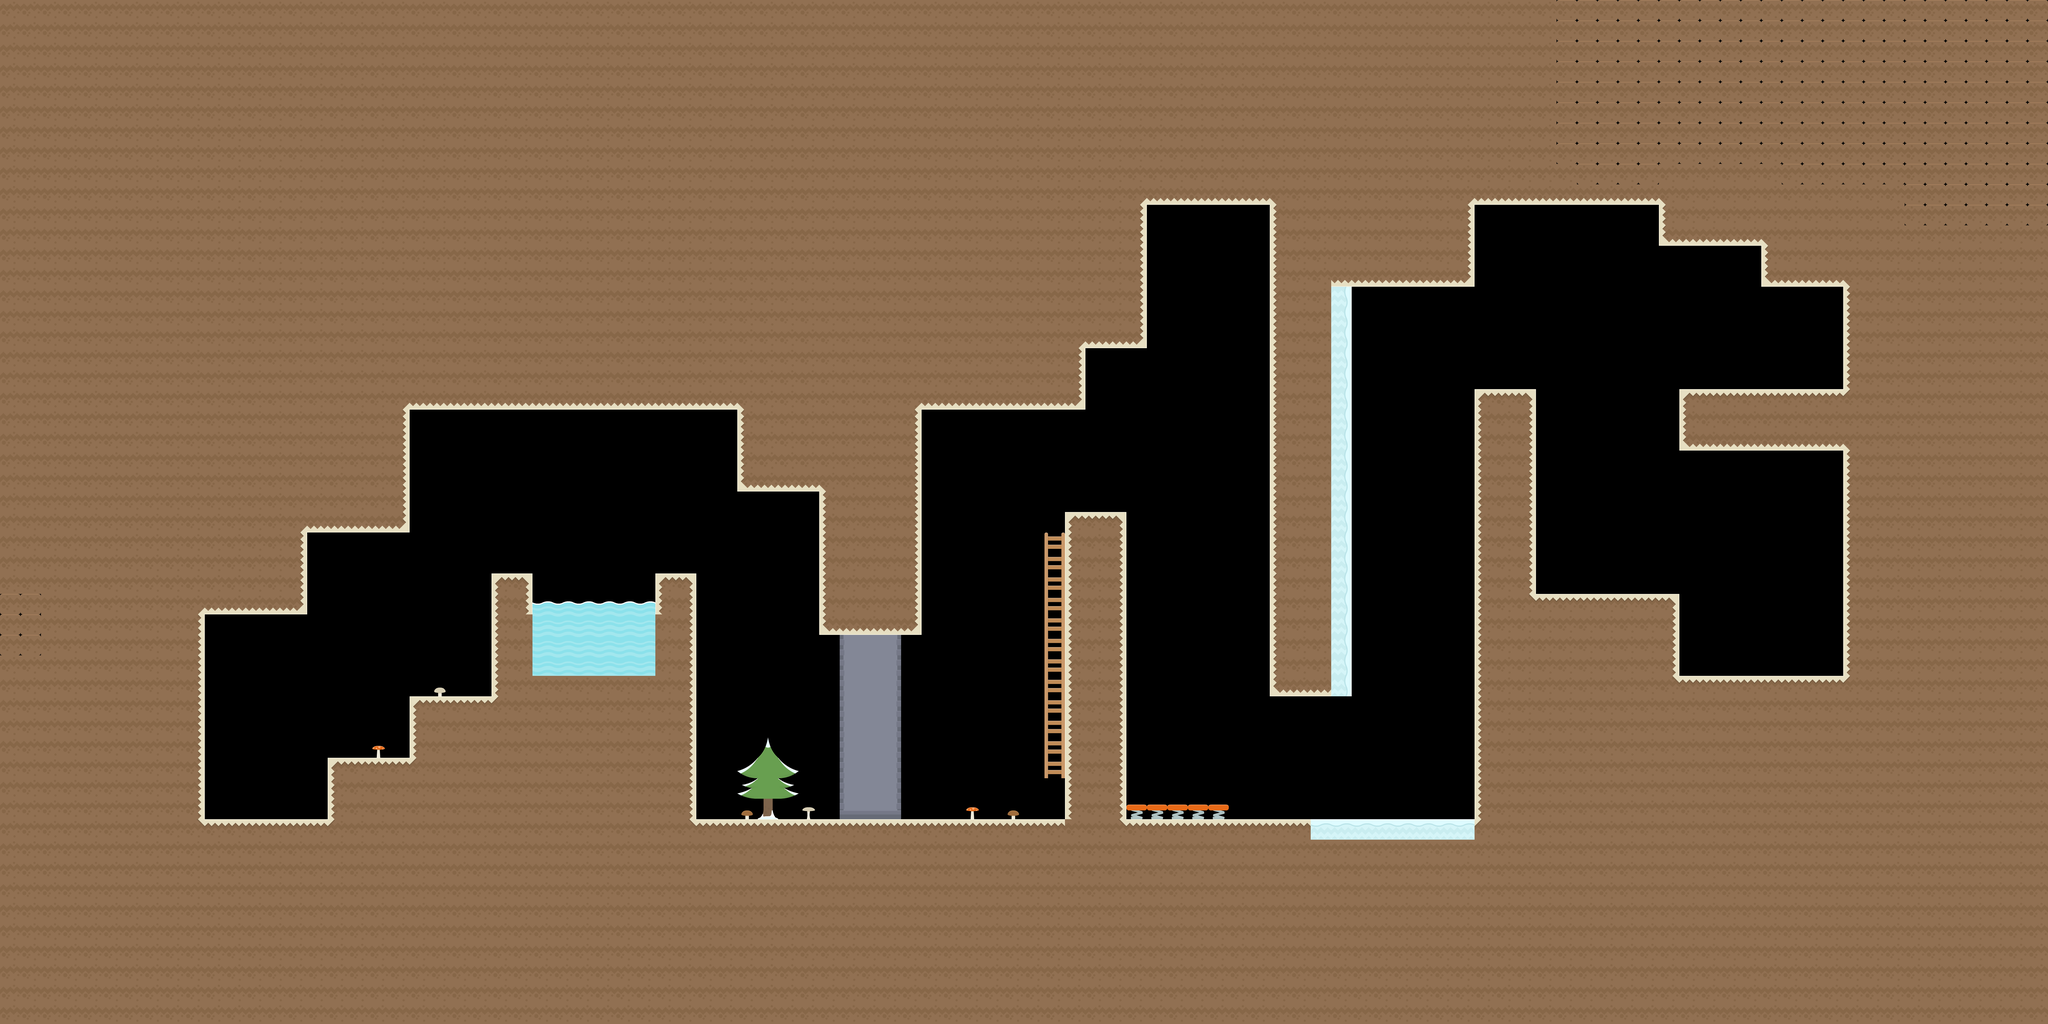

Rendered tile map (Tiled .tmx) drawn with the repository's tilesets; below, a short description and the map source with its tile grids summarised:
An orthogonal 100x50 tile map with 70x70 px tiles, 7 tile layers (coll, decorate, spring, merge, ...), 2 tilesets and 19 objects (14x elevator, 2x key, flag, switch, cat1).

<map version="1.10" tiledversion="1.11.1" orientation="orthogonal" renderorder="right-down" width="100" height="50" tilewidth="70" tileheight="70" infinite="0" nextlayerid="17" nextobjectid="86">
 <editorsettings>
  <export target="../../../github仓库/2025-group-3/docs/game/asset/level1.json" format="json" />
 </editorsettings>
 <tileset firstgid="1" source="testcat.tsx" />
 <tileset firstgid="2" source="spritesheet.tsx" />
 <layer id="4" name="coll" width="100" height="50">
  <data>[5000 cells, 3719 non-empty, 16 distinct tile ids]</data>
 </layer>
 <layer id="15" name="decorate" width="100" height="50">
  <data>[5000 cells, 14 non-empty, 11 distinct tile ids]</data>
 </layer>
 <objectgroup id="16" name="interact">
  <object id="42" type="key" gid="429" x="4130" y="1050" width="70" height="70" />
  <object id="43" type="key" gid="429" x="6020" y="1820" width="70" height="70" />
  <object id="44" type="flag" gid="290" x="6020" y="2310" width="70" height="70" />
  <object id="45" type="switch" gid="475" x="6020" y="1330" width="70" height="70">
   <properties>
    <property name="id" type="int" value="1" />
   </properties>
  </object>
  <object id="52" type="elevator" gid="531" x="5250" y="1400" width="70" height="70">
   <properties>
    <property name="id" type="int" value="1" />
    <property name="range" type="int" value="8" />
    <property name="towards" value="right" />
   </properties>
  </object>
  <object id="73" type="elevator" gid="531" x="5250" y="1470" width="70" height="70">
   <properties>
    <property name="id" type="int" value="1" />
    <property name="range" type="int" value="8" />
    <property name="towards" value="right" />
   </properties>
  </object>
  <object id="74" type="elevator" gid="531" x="5320" y="1400" width="70" height="70">
   <properties>
    <property name="id" type="int" value="1" />
    <property name="range" type="int" value="8" />
    <property name="towards" value="right" />
   </properties>
  </object>
  <object id="75" type="elevator" gid="531" x="5320" y="1470" width="70" height="70">
   <properties>
    <property name="id" type="int" value="1" />
    <property name="range" type="int" value="8" />
    <property name="towards" value="right" />
   </properties>
  </object>
  <object id="76" type="elevator" gid="531" x="5390" y="1400" width="70" height="70">
   <properties>
    <property name="id" type="int" value="1" />
    <property name="range" type="int" value="8" />
    <property name="towards" value="right" />
   </properties>
  </object>
  <object id="77" type="elevator" gid="531" x="5390" y="1470" width="70" height="70">
   <properties>
    <property name="id" type="int" value="1" />
    <property name="range" type="int" value="8" />
    <property name="towards" value="right" />
   </properties>
  </object>
  <object id="78" type="elevator" gid="531" x="5460" y="1400" width="70" height="70">
   <properties>
    <property name="id" type="int" value="1" />
    <property name="range" type="int" value="8" />
    <property name="towards" value="right" />
   </properties>
  </object>
  <object id="79" type="elevator" gid="531" x="5460" y="1470" width="70" height="70">
   <properties>
    <property name="id" type="int" value="1" />
    <property name="range" type="int" value="8" />
    <property name="towards" value="right" />
   </properties>
  </object>
  <object id="80" type="elevator" gid="531" x="5530" y="1400" width="70" height="70">
   <properties>
    <property name="id" type="int" value="1" />
    <property name="range" type="int" value="8" />
    <property name="towards" value="right" />
   </properties>
  </object>
  <object id="81" type="elevator" gid="531" x="5530" y="1470" width="70" height="70">
   <properties>
    <property name="id" type="int" value="1" />
    <property name="range" type="int" value="8" />
    <property name="towards" value="right" />
   </properties>
  </object>
  <object id="82" type="elevator" gid="531" x="5600" y="1400" width="70" height="70">
   <properties>
    <property name="id" type="int" value="1" />
    <property name="range" type="int" value="8" />
    <property name="towards" value="right" />
   </properties>
  </object>
  <object id="83" type="elevator" gid="531" x="5600" y="1470" width="70" height="70">
   <properties>
    <property name="id" type="int" value="1" />
    <property name="range" type="int" value="8" />
    <property name="towards" value="right" />
   </properties>
  </object>
  <object id="84" type="elevator" gid="531" x="5670" y="1400" width="70" height="70">
   <properties>
    <property name="id" type="int" value="1" />
    <property name="range" type="int" value="8" />
    <property name="towards" value="right" />
   </properties>
  </object>
  <object id="85" type="elevator" gid="531" x="5670" y="1470" width="70" height="70">
   <properties>
    <property name="id" type="int" value="1" />
    <property name="range" type="int" value="8" />
    <property name="towards" value="right" />
   </properties>
  </object>
 </objectgroup>
 <layer id="11" name="spring" width="100" height="50">
  <data>[5000 cells, 5 non-empty, 1 distinct tile ids]</data>
 </layer>
 <layer id="8" name="merge" width="100" height="50">
  <data>[5000 cells, 27 non-empty, 6 distinct tile ids]</data>
 </layer>
 <layer id="7" name="ice" width="100" height="50">
  <data>[5000 cells, 28 non-empty, 2 distinct tile ids]</data>
 </layer>
 <layer id="5" name="trap" width="100" height="50">
  <data>[5000 cells, 24 non-empty, 2 distinct tile ids]</data>
 </layer>
 <layer id="6" name="climb" width="100" height="50">
  <data>[5000 cells, 12 non-empty, 2 distinct tile ids]</data>
 </layer>
 <objectgroup id="2" name="cat">
  <object id="2" name="cat1" gid="1" x="770" y="2800" width="210" height="210" />
 </objectgroup>
</map>
